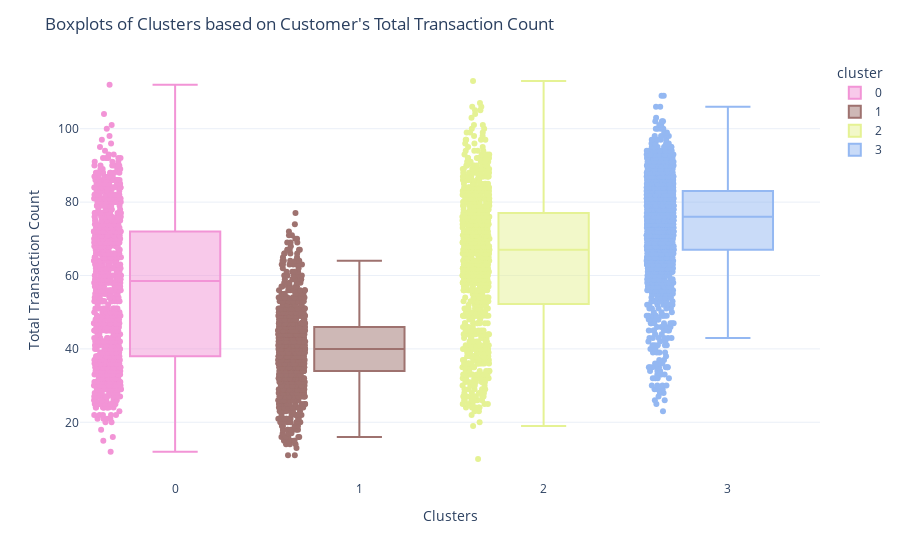

Write notebook code for a chart like this one.
### Markdown cell above
- **Cluster 1**, **Cluster 2** and **Cluster 3** have customers aging between the range 26-65 years, with a median age of 44 years, 46 and 44 years respectively.
- **Cluster 0** have customers aging between the range 42-70 years, with a median age of 56 years.

### Code cell
fig = px.box(df.sort_values(by='cluster'), x="cluster", y="Total_Trans_Ct", color='cluster', color_discrete_sequence=cluster_colors, points='all')
fig.update_yaxes(title_text="Total Transaction Count")
fig.update_xaxes(title_text="Clusters")
fig.update_layout(title = "Boxplots of Clusters based on Customer's Total Transaction Count")
fig.show()

### Figure 1 — Plotly figure (JSON) as saved in the notebook; plotly's stock layout.template omitted (floating-point values rounded to 4 significant figures; data arrays with more than 128 entries replaced by an {"elided": "..."} marker saying what was removed)
{"data": [{"alignmentgroup": "True", "boxpoints": "all", "hovertemplate": "cluster=%{x}<br>Total_Trans_Ct=%{y}<extra></extra>", "legendgroup": "0", "marker": {"color": "#f294d6"}, "name": "0", "notched": false, "offsetgroup": "0", "orientation": "v", "showlegend": true, "type": "box", "x": {"elided": "956 str values"}, "x0": " ", "xaxis": "x", "y": {"elided": "956 int values"}, "y0": " ", "yaxis": "y"}, {"alignmentgroup": "True", "boxpoints": "all", "hovertemplate": "cluster=%{x}<br>Total_Trans_Ct=%{y}<extra></extra>", "legendgroup": "1", "marker": {"color": "#9E726F"}, "name": "1", "notched": false, "offsetgroup": "1", "orientation": "v", "showlegend": true, "type": "box", "x": {"elided": "1011 str values"}, "x0": " ", "xaxis": "x", "y": {"elided": "1011 int values"}, "y0": " ", "yaxis": "y"}, {"alignmentgroup": "True", "boxpoints": "all", "hovertemplate": "cluster=%{x}<br>Total_Trans_Ct=%{y}<extra></extra>", "legendgroup": "2", "marker": {"color": "#e5f294"}, "name": "2", "notched": false, "offsetgroup": "2", "orientation": "v", "showlegend": true, "type": "box", "x": {"elided": "1007 str values"}, "x0": " ", "xaxis": "x", "y": {"elided": "1007 int values"}, "y0": " ", "yaxis": "y"}, {"alignmentgroup": "True", "boxpoints": "all", "hovertemplate": "cluster=%{x}<br>Total_Trans_Ct=%{y}<extra></extra>", "legendgroup": "3", "marker": {"color": "#94b8f2"}, "name": "3", "notched": false, "offsetgroup": "3", "orientation": "v", "showlegend": true, "type": "box", "x": {"elided": "2056 str values"}, "x0": " ", "xaxis": "x", "y": {"elided": "2056 int values"}, "y0": " ", "yaxis": "y"}], "layout": {"boxmode": "overlay", "legend": {"title": {"text": "cluster"}, "tracegroupgap": 0}, "margin": {"t": 60}, "title": {"text": "Boxplots of Clusters based on Customer's Total Transaction Count"}, "xaxis": {"anchor": "y", "categoryarray": ["0", "1", "2", "3"], "categoryorder": "array", "domain": [0, 1], "title": {"text": "Clusters"}}, "yaxis": {"anchor": "x", "domain": [0, 1], "title": {"text": "Total Transaction Count"}}}}
